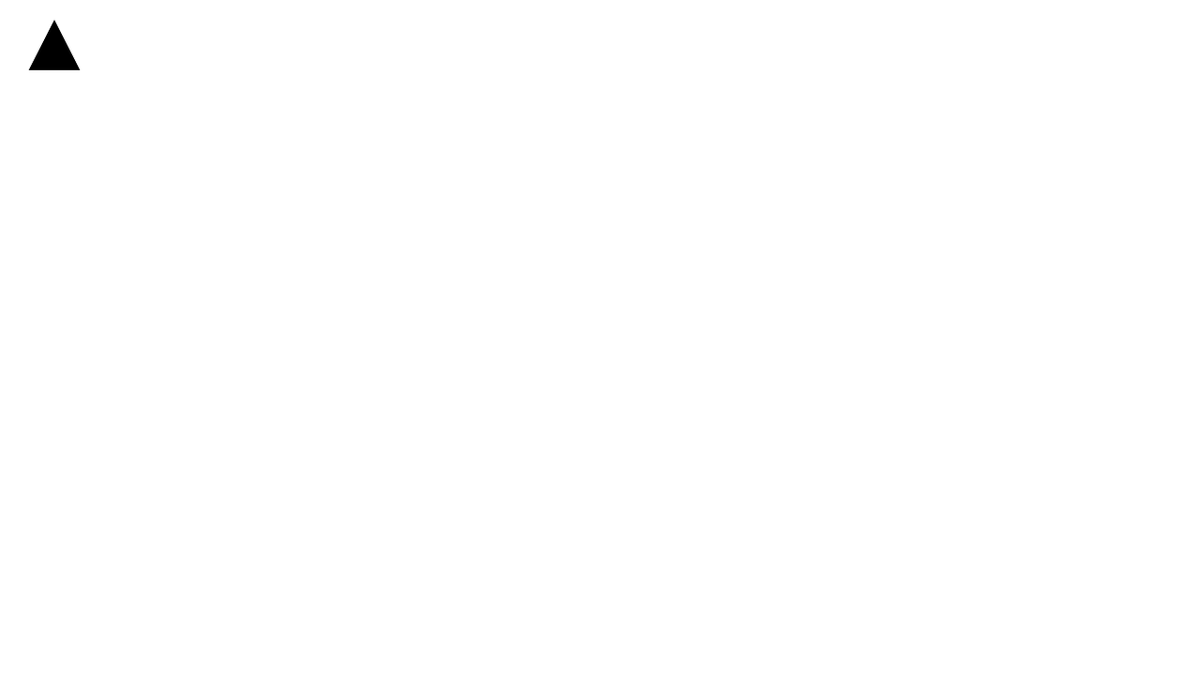
Frame 1 (no input)
Frame 60 (no input): identical to frame 1, image omitted
Frame 120 (the mouse pressed at the canvas centre since frame 60): identical to frame 1, image omitted

The p5.js sketch that drew this single still picture (run headless with seeded random() and noise() and a simulated clock; from frame 60 on, the mouse is pressed at the canvas centre):

// p5.js sketch
// ── sketch.js
let x = 100;
let y = 100;
let z = 100

function setup() {
  createCanvas(1280, 720);
}

function draw() {
  background(0);
  strokeWeight(1);
  stroke(255)
  fill(0)
  // head
    if (keyIsDown(LEFT_ARROW)) {
      x -= 5;
    }
  
    if (keyIsDown(RIGHT_ARROW)) {
      x += 5;
    }
  
    if (keyIsDown(UP_ARROW)) {
      y -= 5;
    }
  
    if (keyIsDown(DOWN_ARROW)) {
      y += 5;
    }
  
    clear();
    triangle(30, 75, 58, 20, 86, 75);;
  }
